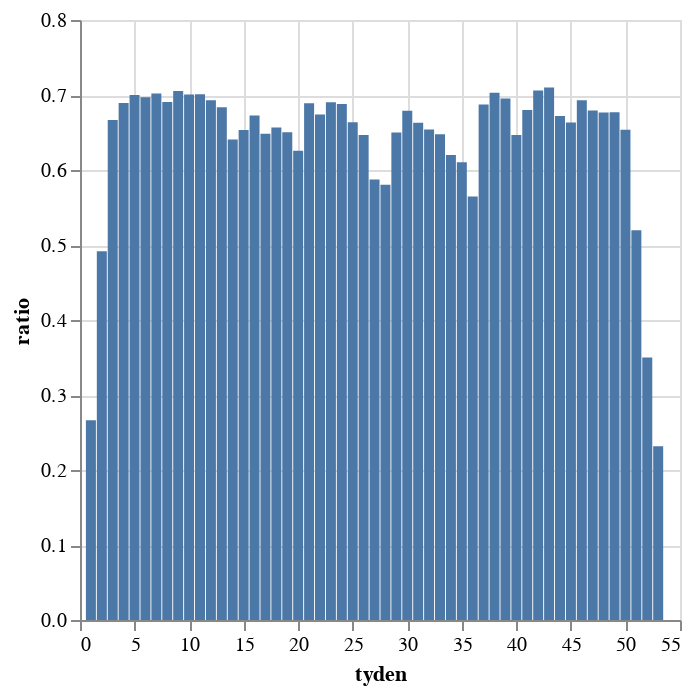

Notebook code cell kept with this figure:
### Code cell
alt.Chart(
    vyvoj_ct1.filter(pl.col('rok').is_between(2008,2024)).group_by('tyden').agg(pl.col('ratio').median())
).mark_bar(
).encode(
    alt.X('tyden:Q'),
    alt.Y('ratio:Q')
)

### Figure 1 — Vega-Lite specification as saved in the notebook (floating-point values rounded to 4 significant figures)
{"config": {"view": {"continuousWidth": 300, "continuousHeight": 300}}, "data": {"name": "data-69c7373d6e52305d99fb9b91cc673a27"}, "mark": {"type": "bar"}, "encoding": {"x": {"field": "tyden", "type": "quantitative"}, "y": {"field": "ratio", "type": "quantitative"}}, "$schema": "https://vega.github.io/schema/vega-lite/v5.8.0.json", "datasets": {"data-69c7373d6e52305d99fb9b91cc673a27": [{"tyden": 50, "ratio": 0.6535}, {"tyden": 5, "ratio": 0.7}, {"tyden": 2, "ratio": 0.4918}, {"tyden": 48, "ratio": 0.6768}, {"tyden": 37, "ratio": 0.6875}, {"tyden": 46, "ratio": 0.6931}, {"tyden": 8, "ratio": 0.6907}, {"tyden": 10, "ratio": 0.7006}, {"tyden": 29, "ratio": 0.65}, {"tyden": 31, "ratio": 0.6632}, {"tyden": 43, "ratio": 0.71}, {"tyden": 32, "ratio": 0.6538}, {"tyden": 12, "ratio": 0.6931}, {"tyden": 1, "ratio": 0.2662}, {"tyden": 11, "ratio": 0.7009}, {"tyden": 21, "ratio": 0.6889}, {"tyden": 17, "ratio": 0.6484}, {"tyden": 35, "ratio": 0.6102}, {"tyden": 36, "ratio": 0.5648}, {"tyden": 45, "ratio": 0.6634}, {"tyden": 25, "ratio": 0.6637}, {"tyden": 24, "ratio": 0.688}, {"tyden": 14, "ratio": 0.6408}, {"tyden": 15, "ratio": 0.6535}, {"tyden": 47, "ratio": 0.6792}, {"tyden": 34, "ratio": 0.62}, {"tyden": 20, "ratio": 0.6257}, {"tyden": 16, "ratio": 0.6727}, {"tyden": 27, "ratio": 0.5873}, {"tyden": 42, "ratio": 0.7059}, {"tyden": 7, "ratio": 0.7021}, {"tyden": 18, "ratio": 0.6566}, {"tyden": 28, "ratio": 0.5804}, {"tyden": 19, "ratio": 0.6505}, {"tyden": 52, "ratio": 0.35}, {"tyden": 23, "ratio": 0.6903}, {"tyden": 4, "ratio": 0.6893}, {"tyden": 9, "ratio": 0.7053}, {"tyden": 33, "ratio": 0.6476}, {"tyden": 13, "ratio": 0.6837}, {"tyden": 3, "ratio": 0.6667}, {"tyden": 39, "ratio": 0.6952}, {"tyden": 26, "ratio": 0.6466}, {"tyden": 53, "ratio": 0.2315}, {"tyden": 51, "ratio": 0.5196}, {"tyden": 22, "ratio": 0.6739}, {"tyden": 38, "ratio": 0.703}, {"tyden": 6, "ratio": 0.697}, {"tyden": 30, "ratio": 0.6791}, {"tyden": 44, "ratio": 0.6719}, {"tyden": 41, "ratio": 0.68}, {"tyden": 49, "ratio": 0.6771}, {"tyden": 40, "ratio": 0.6466}]}}
